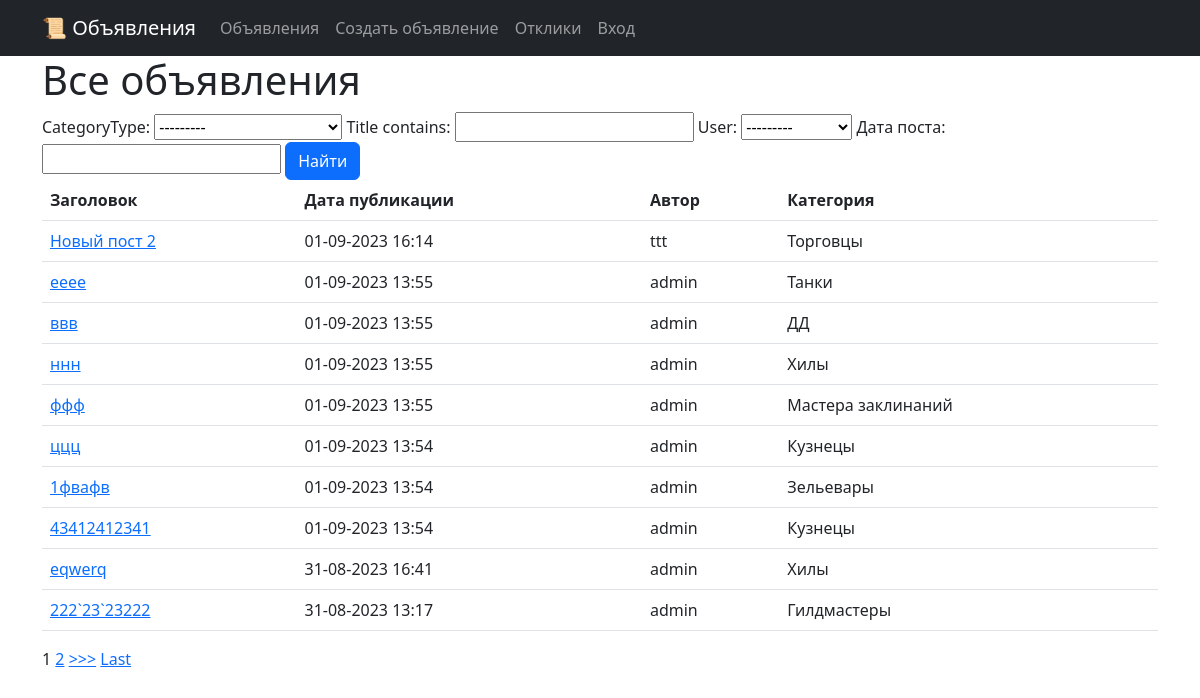
The page / on the database its author committed.
### boardapp/models.py (models this page shows, shortened)
class Post(models.Model):
    user = models.ForeignKey(User, on_delete=models.CASCADE, related_name='user_posts')
    title = models.CharField(max_length=128)
    content = models.TextField()
    dateCreation = models.DateTimeField(auto_now_add=True)
    TANK = 'TK'
    HEAL = 'HL'
    DD = 'DD'
    MERCHANT = 'MC'
    GUILDMASTER = 'GM'
    QUESTGIVER = 'QG'
    BLACKSMITH = 'BS'
    LEATHERWORKER = 'LW'
    POTIONSMASTER = 'PM'
    SPELLMASTER = 'SM'
    CATEGORY_CHOICES = (
        (TANK, 'Танки'),
        (HEAL, 'Хилы'),
        (DD, 'ДД'),
        (MERCHANT, 'Торговцы'),
        (GUILDMASTER, 'Гилдмастеры'),
        (QUESTGIVER, 'Квестгиверы'),
        (BLACKSMITH, 'Кузнецы'),
        (LEATHERWORKER, 'Кожевники'),
        (POTIONSMASTER, 'Зельевары'),
        (SPELLMASTER, 'Мастера заклинаний'),
    )
    categoryType = models.CharField(max_length=2, choices=CATEGORY_CHOICES)

### boardapp/views.py (the view)
# urls.py: path('', PostList.as_view(), name='posts_start'),
class PostList(ListView):
    model = Post
    template_name='boardapp/postlist.html'
    context_object_name='posts'
    ordering = ['-dateCreation'] # сортировка с помощью дженерика
    paginate_by = 10
    def get_context_data(self, **kwargs):
        context = super().get_context_data(**kwargs)
        context['filter'] = PostFilter(self.request.GET, queryset=self.get_queryset())
        filtered_posts = context['filter'].qs
        paginator = Paginator(filtered_posts, self.paginate_by)
        page = self.request.GET.get('page')
        try:
            posts = paginator.page(page)
        except PageNotAnInteger:
            posts = paginator.page(1)
        except EmptyPage:
            posts = paginator.page(paginator.num_pages)
        context['posts'] = posts
        return context

### boardapp/templates/boardapp/postlist.html (shortened to what this page needs)
{% extends 'layout/default.html' %}
{% block content %}
    <h1>Все объявления</h1>
    <form method="GET">
        {{ filter.form }}
        <input class="btn btn-primary" type="submit" value="Найти">
    </form>
    {% if posts %}
        <table  class="table table-hover">
            <tr>
                <th scope="col">
                    Заголовок
                </th>
                <th scope="col">
                    Дата публикации
                </th>
                <th scope="col">
                    Автор
                </th>
                <th scope="col">
                    Категория
                </th>
            </tr>
            {% for p in posts %}
            <tr>
                <td>
                    <a href="{% url 'post_detail' p.id %}">
                        {{p.title}}
                    </a>
                </td>
                <td>
                    {{p.dateCreation|date:'d-m-Y H:i'}}
                </td>
                <td>
                    {{p.user.username}}
                </td>
                <td>
                    {{p.get_categoryType_display}}
                </td>
            </tr>
            {% endfor %}
        </table>
        {% include 'boardapp/parts/paginator.html' %}
        {% else %}
        <h3>Нет объявлений</h3>
    {% endif %}
{% endblock content %}

### rows shown on the page
Post: title "Новый пост 2", dateCreation "01-09-2023 16:14", user.username "ttt", categoryType "Торговцы"
Post: title "ееее", dateCreation "01-09-2023 13:55", user.username "admin", categoryType "Танки"
Post: title "ввв", dateCreation "01-09-2023 13:55", user.username "admin", categoryType "ДД"
Post: title "ннн", dateCreation "01-09-2023 13:55", user.username "admin", categoryType "Хилы"
Post: title "ффф", dateCreation "01-09-2023 13:55", user.username "admin", categoryType "Мастера заклинаний"
Post: title "ццц", dateCreation "01-09-2023 13:54", user.username "admin", categoryType "Кузнецы"
Post: title "1фвафв", dateCreation "01-09-2023 13:54", user.username "admin", categoryType "Зельевары"
Post: title "43412412341", dateCreation "01-09-2023 13:54", user.username "admin", categoryType "Кузнецы"
Post: title "eqwerq", dateCreation "31-08-2023 16:41", user.username "admin", categoryType "Хилы"
Post: title "222`23`23222", dateCreation "31-08-2023 13:17", user.username "admin", categoryType "Гилдмастеры"

### other values the page prints
{{ num }} "1"
{{ num }} "2"
